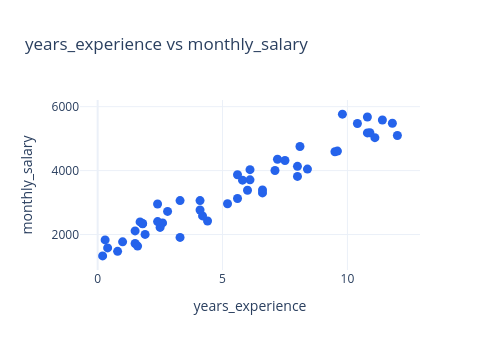
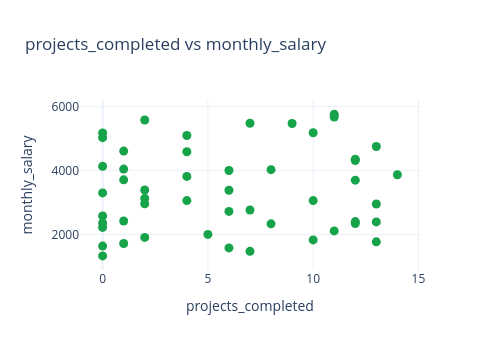
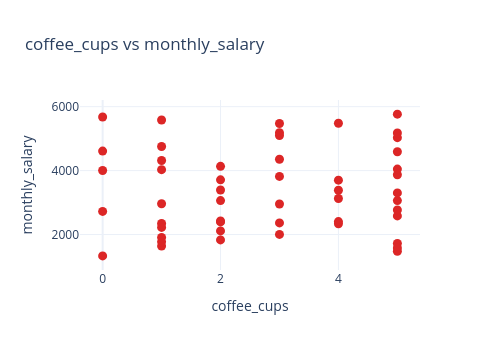

The cell these charts' notebook holds for them, in order:
### Markdown cell above
<details>
<summary>Show code</summary>

```python
feature_scatter_figure = go.Figure()
colors = {"years_experience": "#2563eb", "projects_completed": "#16a34a", "coffee_cups": "#dc2626"}
for feature, color in colors.items():
    feature_scatter_figure = go.Figure()
    feature_scatter_figure.add_trace(
        go.Scatter(x=salary_df[feature], y=salary_df["monthly_salary"], mode="markers",
                   marker=dict(size=9, color=color))
    )
    feature_scatter_figure.update_layout(
        title=f"{feature} vs monthly_salary",
        xaxis_title=feature, yaxis_title="monthly_salary",
        template="plotly_white", width=500, height=350,
    )
    feature_scatter_figure.show()
```

</details>

### Code cell
for feature, color in {"years_experience": "#2563eb", "projects_completed": "#16a34a", "coffee_cups": "#dc2626"}.items():
    feature_scatter_figure = go.Figure()
    feature_scatter_figure.add_trace(
        go.Scatter(x=salary_df[feature], y=salary_df["monthly_salary"], mode="markers",
                   marker=dict(size=9, color=color))
    )
    feature_scatter_figure.update_layout(
        title=f"{feature} vs monthly_salary",
        xaxis_title=feature, yaxis_title="monthly_salary",
        template="plotly_white", width=500, height=350,
    )
    feature_scatter_figure.show()

### Figure 1 — Plotly figure (JSON) as saved in the notebook; plotly's stock layout.template omitted (floating-point values rounded to 4 significant figures)
{"data": [{"marker": {"color": "#2563eb", "size": 9}, "mode": "markers", "type": "scatter", "x": [1.5, 6.0, 7.2, 0.3, 1.8, 11.1, 0.8, 1.6, 11.4, 7.5, 4.4, 6.1, 8.0, 3.3, 1.7, 9.5, 8.0, 6.1, 9.8, 6.6, 11.8, 2.5, 6.6, 5.8, 4.2, 7.1, 2.8, 9.6, 10.4, 1.5, 5.6, 3.3, 1.0, 10.8, 5.2, 1.8, 8.1, 2.4, 10.8, 2.6, 0.4, 2.4, 4.1, 5.6, 10.9, 8.4, 4.1, 0.2, 1.9, 12.0], "y": [1719.0, 3386.0, 4357.0, 1832.0, 2347.0, 5030.0, 1474.0, 1638.0, 5582.0, 4317.0, 2425.0, 4029.0, 4133.0, 3062.0, 2396.0, 4590.0, 3818.0, 3711.0, 5767.0, 3395.0, 5483.0, 2224.0, 3302.0, 3702.0, 2583.0, 4003.0, 2724.0, 4611.0, 5475.0, 2115.0, 3872.0, 1910.0, 1773.0, 5179.0, 2962.0, 2335.0, 4756.0, 2956.0, 5678.0, 2364.0, 1582.0, 2405.0, 2767.0, 3128.0, 5183.0, 4048.0, 3062.0, 1333.0, 2005.0, 5099.0]}], "layout": {"height": 350, "title": {"text": "years_experience vs monthly_salary"}, "width": 500, "xaxis": {"title": {"text": "years_experience"}}, "yaxis": {"title": {"text": "monthly_salary"}}}}

### Figure 2 — Plotly figure (JSON) as saved in the notebook; plotly's stock layout.template omitted (floating-point values rounded to 4 significant figures)
{"data": [{"marker": {"color": "#16a34a", "size": 9}, "mode": "markers", "type": "scatter", "x": [1, 6, 12, 10, 12, 0, 7, 0, 2, 12, 1, 8, 0, 4, 13, 4, 4, 1, 11, 2, 7, 0, 0, 12, 0, 6, 6, 1, 9, 11, 14, 2, 13, 0, 2, 8, 13, 13, 11, 0, 6, 12, 7, 2, 10, 1, 10, 0, 5, 4], "y": [1719.0, 3386.0, 4357.0, 1832.0, 2347.0, 5030.0, 1474.0, 1638.0, 5582.0, 4317.0, 2425.0, 4029.0, 4133.0, 3062.0, 2396.0, 4590.0, 3818.0, 3711.0, 5767.0, 3395.0, 5483.0, 2224.0, 3302.0, 3702.0, 2583.0, 4003.0, 2724.0, 4611.0, 5475.0, 2115.0, 3872.0, 1910.0, 1773.0, 5179.0, 2962.0, 2335.0, 4756.0, 2956.0, 5678.0, 2364.0, 1582.0, 2405.0, 2767.0, 3128.0, 5183.0, 4048.0, 3062.0, 1333.0, 2005.0, 5099.0]}], "layout": {"height": 350, "title": {"text": "projects_completed vs monthly_salary"}, "width": 500, "xaxis": {"title": {"text": "projects_completed"}}, "yaxis": {"title": {"text": "monthly_salary"}}}}

### Figure 3 — Plotly figure (JSON) as saved in the notebook; plotly's stock layout.template omitted (floating-point values rounded to 4 significant figures)
{"data": [{"marker": {"color": "#dc2626", "size": 9}, "mode": "markers", "type": "scatter", "x": [5, 4, 3, 2, 1, 5, 5, 1, 1, 1, 2, 1, 2, 5, 2, 5, 3, 2, 5, 2, 4, 1, 5, 4, 5, 0, 0, 0, 3, 2, 5, 1, 1, 5, 1, 4, 1, 3, 0, 3, 5, 4, 5, 4, 3, 5, 2, 0, 3, 3], "y": [1719.0, 3386.0, 4357.0, 1832.0, 2347.0, 5030.0, 1474.0, 1638.0, 5582.0, 4317.0, 2425.0, 4029.0, 4133.0, 3062.0, 2396.0, 4590.0, 3818.0, 3711.0, 5767.0, 3395.0, 5483.0, 2224.0, 3302.0, 3702.0, 2583.0, 4003.0, 2724.0, 4611.0, 5475.0, 2115.0, 3872.0, 1910.0, 1773.0, 5179.0, 2962.0, 2335.0, 4756.0, 2956.0, 5678.0, 2364.0, 1582.0, 2405.0, 2767.0, 3128.0, 5183.0, 4048.0, 3062.0, 1333.0, 2005.0, 5099.0]}], "layout": {"height": 350, "title": {"text": "coffee_cups vs monthly_salary"}, "width": 500, "xaxis": {"title": {"text": "coffee_cups"}}, "yaxis": {"title": {"text": "monthly_salary"}}}}
